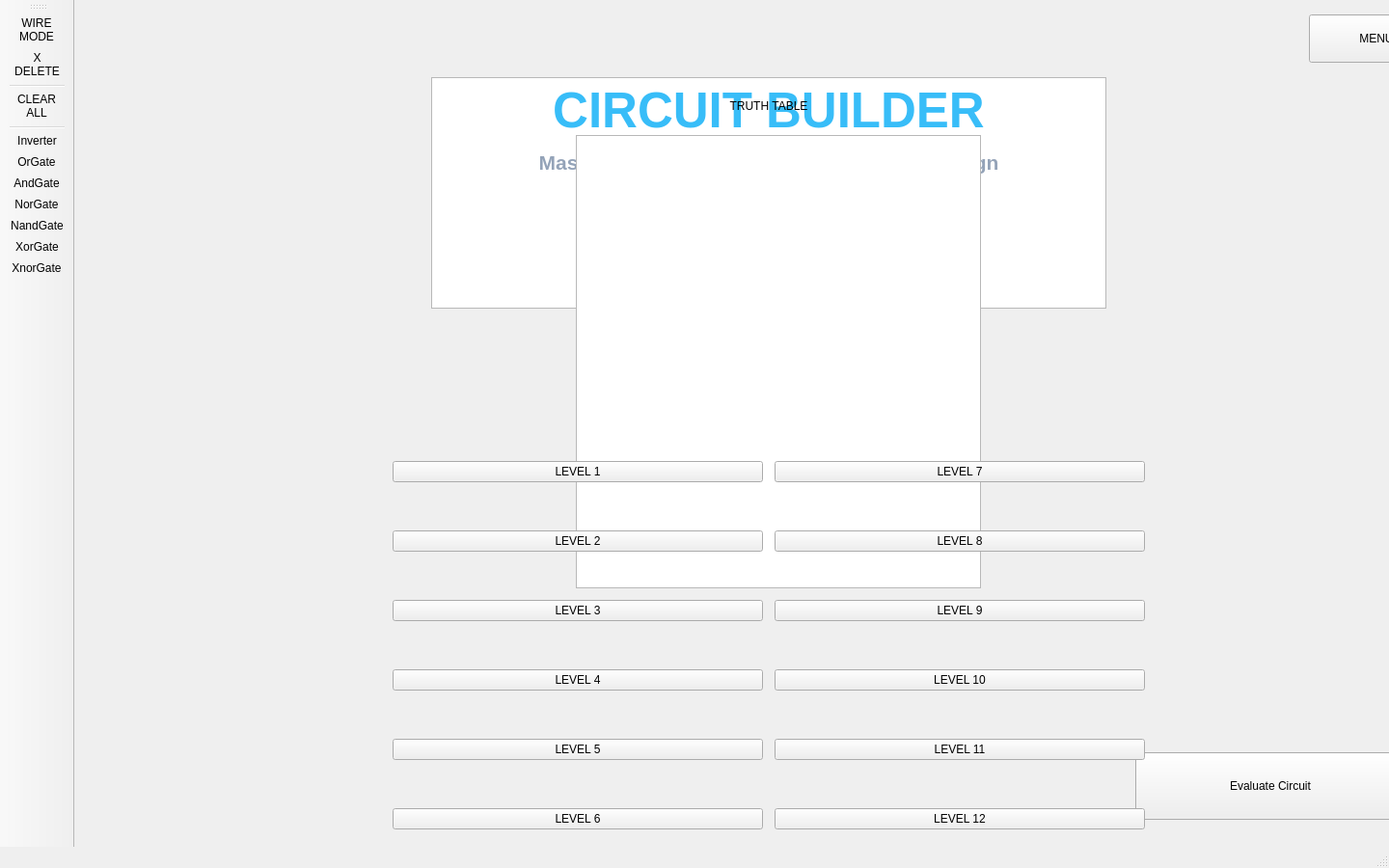
<?xml version="1.0" encoding="UTF-8"?>
<ui version="4.0">
 <class>MainWindow</class>
 <widget class="QMainWindow" name="MainWindow">
  <property name="geometry">
   <rect>
    <x>0</x>
    <y>0</y>
    <width>1440</width>
    <height>900</height>
   </rect>
  </property>
  <property name="minimumSize">
   <size>
    <width>1280</width>
    <height>800</height>
   </size>
  </property>
  <property name="windowTitle">
   <string>Circuit Builder - Educational Logic Gate Simulator</string>
  </property>
  <widget class="QWidget" name="centralwidget">
   <widget class="QPushButton" name="startButton">
    <property name="geometry">
     <rect>
      <x>575</x>
      <y>340</y>
      <width>290</width>
      <height>90</height>
     </rect>
    </property>
    <property name="text">
     <string>START GAME</string>
    </property>
    <property name="font">
     <font>
      <pointsize>18</pointsize>
      <bold>true</bold>
     </font>
    </property>
   </widget>
   <widget class="QTextEdit" name="textEdit">
    <property name="geometry">
     <rect>
      <x>370</x>
      <y>80</y>
      <width>700</width>
      <height>240</height>
     </rect>
    </property>
    <property name="html">
     <string>&lt;!DOCTYPE HTML PUBLIC &quot;-//W3C//DTD HTML 4.0//EN&quot; &quot;http://www.w3.org/TR/REC-html40/strict.dtd&quot;&gt;
&lt;html&gt;&lt;head&gt;&lt;meta name=&quot;qrichtext&quot; content=&quot;1&quot; /&gt;&lt;meta charset=&quot;utf-8&quot; /&gt;&lt;style type=&quot;text/css&quot;&gt;
p, li { white-space: pre-wrap; }
hr { height: 1px; border-width: 0; }
li.unchecked::marker { content: &quot;\2610&quot;; }
li.checked::marker { content: &quot;\2612&quot;; }
&lt;/style&gt;&lt;/head&gt;&lt;body style=&quot; font-family:'.AppleSystemUIFont'; font-size:13pt; font-weight:400; font-style:normal;&quot;&gt;
&lt;p align=&quot;center&quot; style=&quot; margin-top:20px; margin-bottom:5px; margin-left:0px; margin-right:0px; -qt-block-indent:0; text-indent:0px;&quot;&gt;&lt;span style=&quot; font-family:'Segoe UI'; font-size:38pt; font-weight:700; color:#38bdf8;&quot;&gt;CIRCUIT BUILDER&lt;/span&gt;&lt;/p&gt;
&lt;p align=&quot;center&quot; style=&quot; margin-top:12px; margin-bottom:10px; margin-left:0px; margin-right:0px; -qt-block-indent:0; text-indent:0px;&quot;&gt;&lt;span style=&quot; font-family:'Segoe UI'; font-size:16pt; font-weight:600; color:#94a3b8;&quot;&gt;Master Digital Logic Through Interactive Design&lt;/span&gt;&lt;/p&gt;
&lt;p align=&quot;center&quot; style=&quot; margin-top:16px; margin-bottom:0px; margin-left:0px; margin-right:0px; -qt-block-indent:0; text-indent:0px;&quot;&gt;&lt;span style=&quot; font-family:'Segoe UI'; font-size:14pt; font-weight:600; color:#22d3ee;&quot;&gt;Select a Level Below or Click Start Game&lt;/span&gt;&lt;/p&gt;
&lt;p align=&quot;center&quot; style=&quot; margin-top:10px; margin-bottom:0px; margin-left:0px; margin-right:0px; -qt-block-indent:0; text-indent:0px;&quot;&gt;&lt;span style=&quot; font-family:'Segoe UI'; font-size:13pt; color:#64748b;&quot;&gt;12 Progressive Levels - Easy to Expert&lt;/span&gt;&lt;/p&gt;
&lt;p align=&quot;center&quot; style=&quot; margin-top:6px; margin-bottom:0px; margin-left:0px; margin-right:0px; -qt-block-indent:0; text-indent:0px;&quot;&gt;&lt;span style=&quot; font-family:'Segoe UI'; font-size:13pt; color:#64748b;&quot;&gt;AND - OR - NOT - NAND - NOR - XOR - XNOR&lt;/span&gt;&lt;/p&gt;&lt;/body&gt;&lt;/html&gt;</string>
    </property>
   </widget>
   <widget class="QPushButton" name="EvaluateButton">
    <property name="geometry">
     <rect>
      <x>1100</x>
      <y>780</y>
      <width>280</width>
      <height>70</height>
     </rect>
    </property>
    <property name="text">
     <string>Evaluate Circuit</string>
    </property>
   </widget>
   <widget class="QPushButton" name="menuButton">
    <property name="geometry">
     <rect>
      <x>1280</x>
      <y>15</y>
      <width>140</width>
      <height>50</height>
     </rect>
    </property>
    <property name="text">
     <string>MENU</string>
    </property>
   </widget>
   <widget class="QLabel" name="truthTableTitle">
    <property name="geometry">
     <rect>
      <x>520</x>
      <y>90</y>
      <width>400</width>
      <height>40</height>
     </rect>
    </property>
    <property name="text">
     <string>TRUTH TABLE</string>
    </property>
    <property name="alignment">
     <set>Qt::AlignmentFlag::AlignCenter</set>
    </property>
   </widget>
   <widget class="QTableWidget" name="previewTableWidget">
    <property name="geometry">
     <rect>
      <x>520</x>
      <y>140</y>
      <width>420</width>
      <height>470</height>
     </rect>
    </property>
   </widget>
   <widget class="QWidget" name="truthTableContainer">
    <property name="geometry">
     <rect>
      <x>510</x>
      <y>85</y>
      <width>420</width>
      <height>550</height>
     </rect>
    </property>
   </widget>
   <widget class="QLabel" name="tipDescription">
    <property name="geometry">
     <rect>
      <x>520</x>
      <y>30</y>
      <width>380</width>
      <height>50</height>
     </rect>
    </property>
    <property name="text">
     <string/>
    </property>
    <property name="alignment">
     <set>Qt::AlignmentFlag::AlignCenter</set>
    </property>
   </widget>
   <widget class="QWidget" name="gridLayoutWidget">
    <property name="geometry">
     <rect>
      <x>320</x>
      <y>430</y>
      <width>800</width>
      <height>480</height>
     </rect>
    </property>
    <layout class="QGridLayout" name="LevelsGrid">
     <property name="spacing">
      <number>12</number>
     </property>
     <property name="leftMargin">
      <number>10</number>
     </property>
     <property name="topMargin">
      <number>10</number>
     </property>
     <property name="rightMargin">
      <number>10</number>
     </property>
     <property name="bottomMargin">
      <number>10</number>
     </property>
     <item row="1" column="1">
      <widget class="QPushButton" name="ButtonLevel8">
       <property name="text">
        <string>LEVEL 8</string>
       </property>
      </widget>
     </item>
     <item row="5" column="1">
      <widget class="QPushButton" name="ButtonLevel12">
       <property name="text">
        <string>LEVEL 12</string>
       </property>
      </widget>
     </item>
     <item row="3" column="1">
      <widget class="QPushButton" name="ButtonLevel10">
       <property name="text">
        <string>LEVEL 10</string>
       </property>
      </widget>
     </item>
     <item row="2" column="1">
      <widget class="QPushButton" name="ButtonLevel9">
       <property name="text">
        <string>LEVEL 9</string>
       </property>
      </widget>
     </item>
     <item row="4" column="1">
      <widget class="QPushButton" name="ButtonLevel11">
       <property name="text">
        <string>LEVEL 11</string>
       </property>
      </widget>
     </item>
     <item row="0" column="1">
      <widget class="QPushButton" name="ButtonLevel7">
       <property name="text">
        <string>LEVEL 7</string>
       </property>
      </widget>
     </item>
     <item row="0" column="0">
      <widget class="QPushButton" name="ButtonLevel1">
       <property name="text">
        <string>LEVEL 1</string>
       </property>
      </widget>
     </item>
     <item row="1" column="0">
      <widget class="QPushButton" name="ButtonLevel2">
       <property name="text">
        <string>LEVEL 2</string>
       </property>
      </widget>
     </item>
     <item row="2" column="0">
      <widget class="QPushButton" name="ButtonLevel3">
       <property name="text">
        <string>LEVEL 3</string>
       </property>
      </widget>
     </item>
     <item row="3" column="0">
      <widget class="QPushButton" name="ButtonLevel4">
       <property name="text">
        <string>LEVEL 4</string>
       </property>
      </widget>
     </item>
     <item row="4" column="0">
      <widget class="QPushButton" name="ButtonLevel5">
       <property name="text">
        <string>LEVEL 5</string>
       </property>
      </widget>
     </item>
     <item row="5" column="0">
      <widget class="QPushButton" name="ButtonLevel6">
       <property name="text">
        <string>LEVEL 6</string>
       </property>
      </widget>
     </item>
    </layout>
   </widget>
  </widget>
  <widget class="QMenuBar" name="menubar">
   <property name="geometry">
    <rect>
     <x>0</x>
     <y>0</y>
     <width>1440</width>
     <height>24</height>
    </rect>
   </property>
  </widget>
  <widget class="QStatusBar" name="statusbar"/>
  <widget class="QToolBar" name="toolBar">
   <property name="windowTitle">
    <string>toolBar</string>
   </property>
   <attribute name="toolBarArea">
    <enum>LeftToolBarArea</enum>
   </attribute>
   <attribute name="toolBarBreak">
    <bool>false</bool>
   </attribute>
   <addaction name="actionWire"/>
   <addaction name="actionDelete"/>
   <addaction name="separator"/>
   <addaction name="actionClear"/>
   <addaction name="separator"/>
   <addaction name="actionInverter"/>
   <addaction name="actionOrGate"/>
   <addaction name="actionAndGate"/>
   <addaction name="actionNorGate"/>
   <addaction name="actionNandGate"/>
   <addaction name="actionXorGate"/>
   <addaction name="actionXnorGate"/>
  </widget>
  <action name="actionAndGate">
   <property name="icon">
    <iconset resource="rsc.qrc">
     <normaloff>:/GATES/AND.png</normaloff>:/GATES/AND.png</iconset>
   </property>
   <property name="text">
    <string>AndGate</string>
   </property>
   <property name="menuRole">
    <enum>QAction::MenuRole::NoRole</enum>
   </property>
  </action>
  <action name="actionOrGate">
   <property name="icon">
    <iconset resource="rsc.qrc">
     <normaloff>:/GATES/OR.png</normaloff>:/GATES/OR.png</iconset>
   </property>
   <property name="text">
    <string>OrGate</string>
   </property>
   <property name="menuRole">
    <enum>QAction::MenuRole::NoRole</enum>
   </property>
  </action>
  <action name="actionInverter">
   <property name="icon">
    <iconset resource="rsc.qrc">
     <normaloff>:/GATES/NOT.png</normaloff>:/GATES/NOT.png</iconset>
   </property>
   <property name="text">
    <string>Inverter</string>
   </property>
   <property name="menuRole">
    <enum>QAction::MenuRole::NoRole</enum>
   </property>
  </action>
  <action name="actionWire">
   <property name="checkable">
    <bool>true</bool>
   </property>
   <property name="text">
    <string>WIRE
MODE</string>
   </property>
   <property name="menuRole">
    <enum>QAction::MenuRole::NoRole</enum>
   </property>
  </action>
  <action name="actionNandGate">
   <property name="icon">
    <iconset resource="rsc.qrc">
     <normaloff>:/GATES/NAND.png</normaloff>:/GATES/NAND.png</iconset>
   </property>
   <property name="text">
    <string>NandGate</string>
   </property>
   <property name="menuRole">
    <enum>QAction::MenuRole::NoRole</enum>
   </property>
  </action>
  <action name="actionNorGate">
   <property name="icon">
    <iconset resource="rsc.qrc">
     <normaloff>:/GATES/NOR.png</normaloff>:/GATES/NOR.png</iconset>
   </property>
   <property name="text">
    <string>NorGate</string>
   </property>
   <property name="menuRole">
    <enum>QAction::MenuRole::NoRole</enum>
   </property>
  </action>
  <action name="actionXorGate">
   <property name="icon">
    <iconset resource="rsc.qrc">
     <normaloff>:/GATES/XOR.png</normaloff>:/GATES/XOR.png</iconset>
   </property>
   <property name="text">
    <string>XorGate</string>
   </property>
   <property name="menuRole">
    <enum>QAction::MenuRole::NoRole</enum>
   </property>
  </action>
  <action name="actionXnorGate">
   <property name="icon">
    <iconset resource="rsc.qrc">
     <normaloff>:/GATES/XNOR.png</normaloff>:/GATES/XNOR.png</iconset>
   </property>
   <property name="text">
    <string>XnorGate</string>
   </property>
   <property name="menuRole">
    <enum>QAction::MenuRole::NoRole</enum>
   </property>
  </action>
  <action name="actionClear">
   <property name="icon">
    <iconset theme="QIcon::ThemeIcon::EditClear"/>
   </property>
   <property name="text">
    <string>CLEAR
ALL</string>
   </property>
   <property name="menuRole">
    <enum>QAction::MenuRole::NoRole</enum>
   </property>
  </action>
  <action name="actionDelete">
   <property name="checkable">
    <bool>true</bool>
   </property>
   <property name="text">
    <string>X
DELETE</string>
   </property>
   <property name="menuRole">
    <enum>QAction::MenuRole::NoRole</enum>
   </property>
  </action>
  <action name="actionInputGate">
   <property name="icon">
    <iconset resource="rsc.qrc">
     <normaloff>:/GATES/INPUT-OFF.png</normaloff>:/GATES/INPUT-OFF.png</iconset>
   </property>
   <property name="text">
    <string>InputGate</string>
   </property>
   <property name="menuRole">
    <enum>QAction::MenuRole::NoRole</enum>
   </property>
  </action>
  <action name="actionMENU">
   <property name="text">
    <string>MENU</string>
   </property>
   <property name="menuRole">
    <enum>QAction::MenuRole::NoRole</enum>
   </property>
  </action>
 </widget>
 <resources>
  <include location="rsc.qrc"/>
 </resources>
 <connections/>
</ui>
